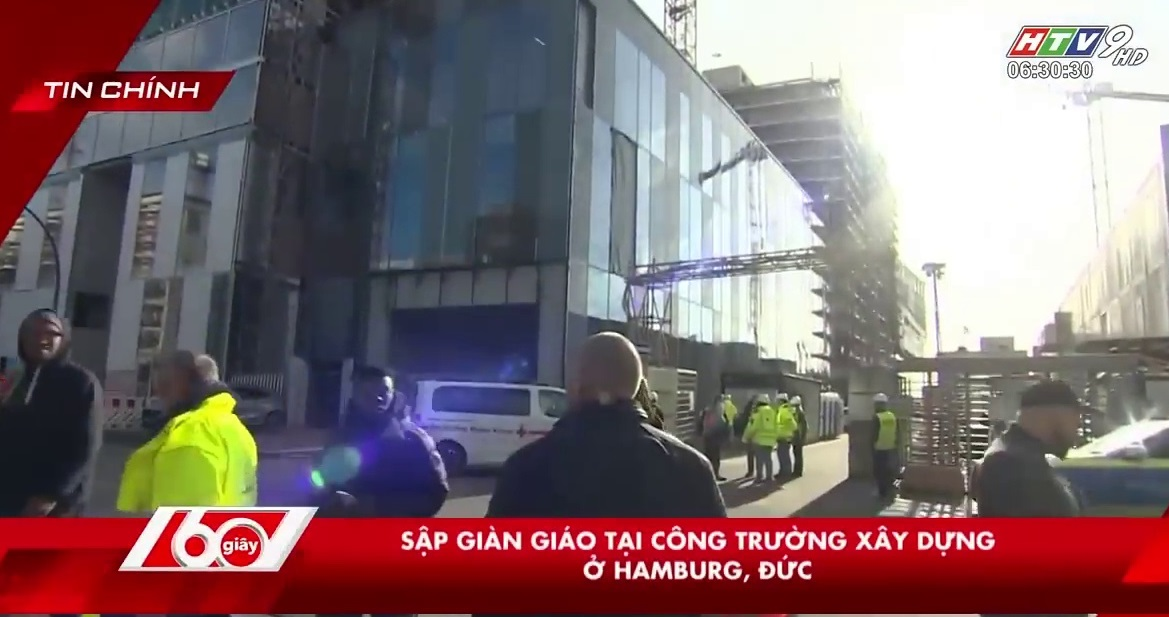
#> input picture test/data/16.jpg, 1169 x 617 px, found by its file name
$ python run_tesseract.py
#> lines starting #> are read from the running program, lines starting #| are printed output that depends on the picture
import cv2
import pytesseract
# Initialize Tesseract OCR

pytesseract.pytesseract.tesseract_cmd = r'C:\Program Files\Tesseract-OCR\tesseract.exe'
# Extract text from images
def extract_text(image_path):
#> called with image_path = 'data\\16.jpg'
    img = cv2.imread(image_path)
#> img is the input picture: shape (617, 1169, 3); mean B, G, R 111.3, 108.4, 129.5
    gray = cv2.cvtColor(img, cv2.COLOR_BGR2GRAY)
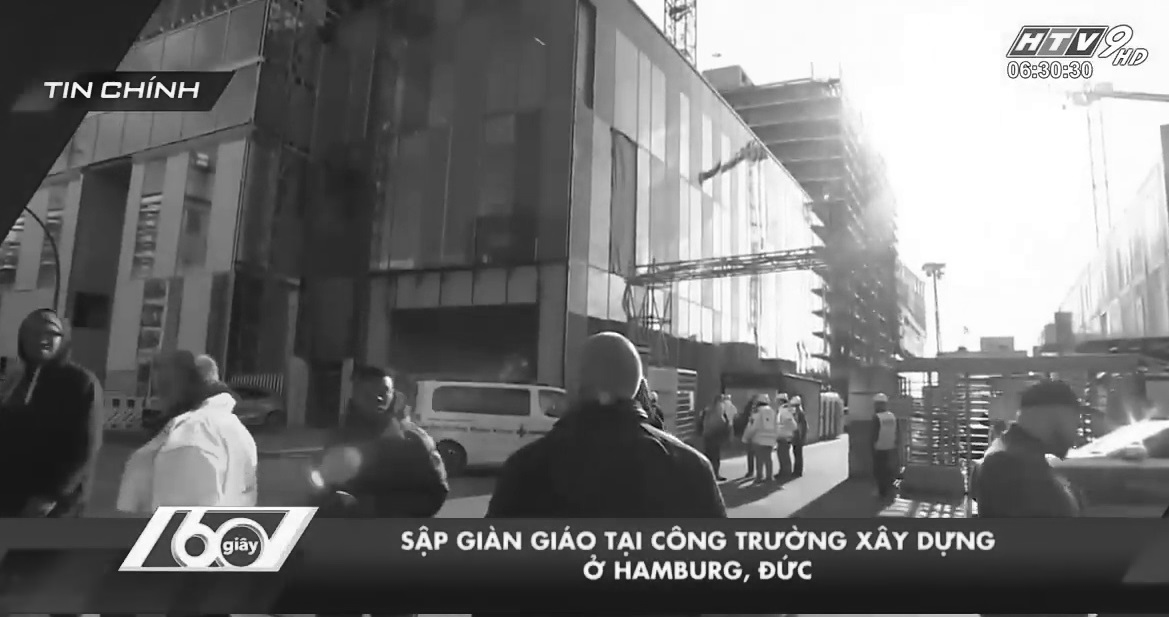
#> gray: shape (617, 1169); min 6, max 255, mean 115.1
#> (the run stopped early here; a loop or call above may not have finished)
